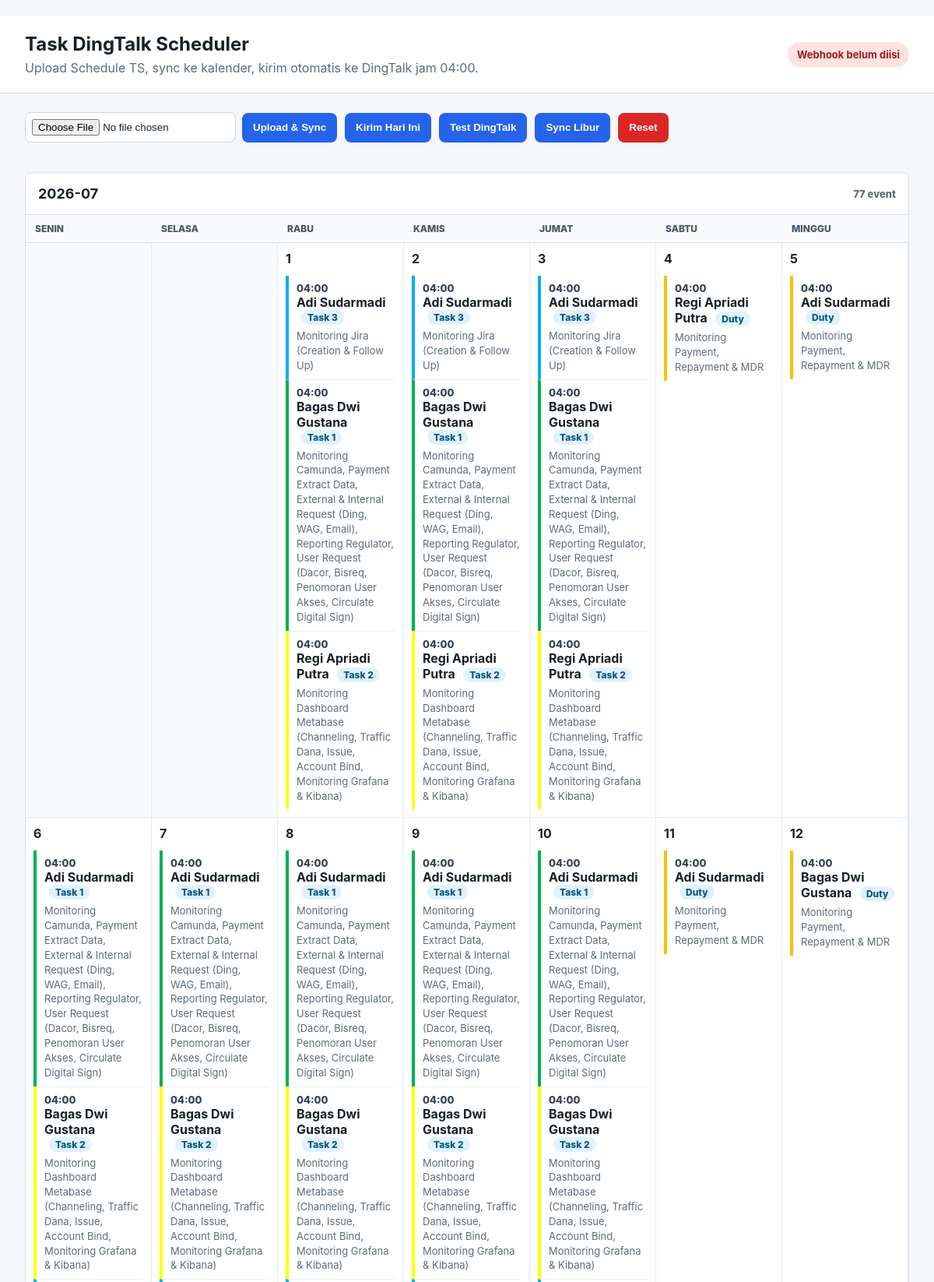
The page / (upper part) on the database its author committed.
### tables this page shows
CREATE TABLE schedule_events (
                id INTEGER PRIMARY KEY AUTOINCREMENT,
                person TEXT NOT NULL,
                date TEXT NOT NULL,
                start_time TEXT,
                starts_at TEXT NOT NULL,
                task_code TEXT NOT NULL,
                description TEXT NOT NULL,
                raw_value TEXT NOT NULL,
                sent_at TEXT
            , color TEXT);

### app.py (the view)
@app.route("/", methods=["GET"])
def dashboard():
    events = get_all_events(app.config["DATABASE_PATH"])
    holidays = load_holidays(app.config["HOLIDAY_FILE"])
    meta_month = get_calendar_month(app.config["DATABASE_PATH"])
    if meta_month:
        month, year = meta_month
    elif events:
        year, month = [int(part) for part in events[0]["date"].split("-")[:2]]
    else:
        now = local_now()
        month, year = now.month, now.year
    return render_template(
        "dashboard.html",
        events=events,
        calendar_weeks=build_month_calendar(month, year, events),
        calendar_title=f"{year}-{month:02d}",
        holidays=holidays,
        holiday_label=holiday_label,
        dingtalk_ready=bool(app.config["DINGTALK_WEBHOOK_URL"]),
        daily_time=app.config["DAILY_NOTIFY_TIME"],
    )

### holidays_id.py (called while the page is built)
def load_holidays(path: str) -> dict[str, list[dict]]:
    holiday_path = Path(path)
    if not holiday_path.exists():
        return {}
    data = json.loads(holiday_path.read_text(encoding="utf-8"))
    grouped: dict[str, list[dict]] = defaultdict(list)
    for item in data:
        grouped[item["date"]].append(item)
    return dict(grouped)

### models.py (called while the page is built)
def connect(database_path: str) -> sqlite3.Connection:
    conn = sqlite3.connect(database_path)
    conn.row_factory = sqlite3.Row
    return conn

def _ensure_column(
    conn: sqlite3.Connection,
    table: str,
    column: str,
    definition: str,
) -> None:
    columns = [
        row["name"]
        for row in conn.execute(f"PRAGMA table_info({table})").fetchall()
    ]
    if column not in columns:
        conn.execute(f"ALTER TABLE {table} ADD COLUMN {column} {definition}")

def get_all_events(database_path: str) -> list[sqlite3.Row]:
    init_db(database_path)
    with connect(database_path) as conn:
        return conn.execute(
            "SELECT * FROM schedule_events ORDER BY date, start_time, person, task_code"
        ).fetchall()

def get_calendar_month(database_path: str) -> tuple[int, int] | None:
    init_db(database_path)
    with connect(database_path) as conn:
        rows = conn.execute("SELECT key, value FROM schedule_meta").fetchall()
    meta = {row["key"]: row["value"] for row in rows}
    if "month" not in meta or "year" not in meta:
        return None
    return int(meta["month"]), int(meta["year"])

def build_month_calendar(
    month: int,
    year: int,
    events: Iterable[sqlite3.Row],
) -> list[list[dict | None]]:
    grouped: dict[str, list[sqlite3.Row]] = {}
    for event in events:
        grouped.setdefault(event["date"], []).append(event)
    weeks = []
    for week in calendar.Calendar(firstweekday=0).monthdatescalendar(year, month):
        weeks.append(
            [
                None
                if day.month != month
                else {
                    "date": day.isoformat(),
                    "day": day.day,
                    "events": grouped.get(day.isoformat(), []),
                }
                for day in week
            ]
        )
    return weeks

### templates/dashboard.html (shortened to what this page needs)
﻿<!doctype html>
<html lang="id">
<head>
  <link rel="stylesheet" href="{{ url_for('static', filename='styles.css') }}">
</head>
<body>
  <header class="topbar">
    <div>
      <h1>Task DingTalk Scheduler</h1>
      <p>Upload Schedule TS, sync ke kalender, kirim otomatis ke DingTalk jam {{ daily_time }}.</p>
    </div>
    <div class="status {{ 'ready' if dingtalk_ready else 'missing' }}">
      {{ 'DingTalk ready' if dingtalk_ready else 'Webhook belum diisi' }}
    </div>
  </header>
  <main>
    <section class="toolbar">
      <form action="{{ url_for('upload_schedule') }}" method="post" enctype="multipart/form-data">
        <input type="file" name="schedule_file" accept=".csv,.xlsx,.xlsm" required>
        <button type="submit">Upload & Sync</button>
      </form>
      <form action="{{ url_for('send_today') }}" method="post">
        <button type="submit">Kirim Hari Ini</button>
      </form>
      <form action="{{ url_for('send_test') }}" method="post">
        <button type="submit">Test DingTalk</button>
      </form>
      <form action="{{ url_for('sync_holidays_now') }}" method="post">
        <button type="submit">Sync Libur</button>
      </form>
      <form action="{{ url_for('reset_schedule') }}" method="post">
        <button class="danger" type="submit">Reset</button>
      </form>
    </section>
    <section class="calendar-shell">
      <div class="calendar-title">
        <h2>{{ calendar_title }}</h2>
        <span>{{ events|length }} event</span>
      </div>
      <div class="calendar-grid header">
        <div>Senin</div>
        <div>Selasa</div>
        <div>Rabu</div>
        <div>Kamis</div>
        <div>Jumat</div>
        <div>Sabtu</div>
        <div>Minggu</div>
      </div>
      <div class="calendar-grid">
        {% for week in calendar_weeks %}
          {% for day in week %}
            {% if day %}
              <article class="day">
                <h3>{{ day.day }}</h3>
                {% for event in day.events %}
                  <div class="event {{ 'off' if event['task_code']|lower == 'off' else '' }}" {% if event['color'] %}style="border-left-color: #{{ event['color'] }}"{% endif %}>
                    <div class="event-time">{{ event['start_time'] or daily_time }}</div>
                    <div>
                      <strong>{{ event['person'] }}</strong>
                      <span>{{ event['task_code'] }}</span>
                      <p>{{ event['description'] }}</p>
                    </div>
                  </div>
                {% endfor %}
              </article>
            {% else %}
              <div class="day muted"></div>
            {% endif %}
          {% endfor %}
        {% endfor %}
      </div>
    </section>
  </main>
</body>
</html>

### static/styles.css (style rules this page uses)
:root { color-scheme: light; font-family: Inter, ui-sans-serif, system-ui, -apple-system, BlinkMacSystemFont, "Segoe UI", sans-serif; background: #f5f7fa; color: #17202a; }
* { box-sizing: border-box; }
body { margin: 0; }
.topbar { align-items: center; background: #ffffff; border-bottom: 1px solid #d9e1ea; display: flex; gap: 24px; justify-content: space-between; padding: 22px 32px; }
h1, h2, p { margin: 0; }
h1 { font-size: 24px; font-weight: 700; }
.topbar p { color: #5d6b7a; margin-top: 6px; }
.status { border-radius: 999px; font-size: 13px; font-weight: 700; padding: 8px 12px; white-space: nowrap; }
.status.missing { background: #fee2e2; color: #991b1b; }
main { padding: 24px 32px 40px; }
.toolbar { align-items: center; display: flex; flex-wrap: wrap; gap: 10px; margin-bottom: 22px; }
form { align-items: center; display: flex; gap: 8px; }
input[type="file"] { background: #ffffff; border: 1px solid #cbd5e1; border-radius: 8px; padding: 8px; }
button { background: #2563eb; border: 0; border-radius: 8px; color: #ffffff; cursor: pointer; font-weight: 700; min-height: 38px; padding: 9px 14px; }
button.danger { background: #dc2626; }
.calendar-shell { background: #ffffff; border: 1px solid #d9e1ea; border-radius: 8px; overflow: hidden; }
.calendar-title { align-items: center; border-bottom: 1px solid #d9e1ea; display: flex; justify-content: space-between; padding: 16px; }
.calendar-title h2 { font-size: 18px; }
.calendar-title span { color: #5d6b7a; font-size: 13px; font-weight: 800; }
.calendar-grid { display: grid; grid-template-columns: repeat(7, minmax(130px, 1fr)); }
.calendar-grid.header { background: #f8fafc; border-bottom: 1px solid #d9e1ea; color: #475569; font-size: 12px; font-weight: 800; text-transform: uppercase; }
.calendar-grid.header div { padding: 10px 12px; }
.day { border-bottom: 1px solid #e5eaf0; border-right: 1px solid #e5eaf0; min-height: 150px; padding: 10px; }
.day.muted { background: #f8fafc; }
.day h3 { font-size: 16px; margin: 0; margin-bottom: 12px; }
.event { border-left: 4px solid #2563eb; display: block; gap: 10px; padding: 8px 0 8px 10px; }
.event + .event { border-top: 1px solid #eef2f7; }
.event-time { color: #334155; font-size: 13px; font-weight: 800; }
.event span { background: #e0f2fe; border-radius: 999px; color: #075985; display: inline-block; font-size: 12px; font-weight: 800; margin-left: 6px; padding: 2px 8px; }
.event p, .empty p { color: #5d6b7a; font-size: 13px; line-height: 1.45; margin-top: 5px; }

### rows shown on the page
schedule_events: event "04:00", person "Adi Sudarmadi", task_code "Task 3", description "Monitoring Jira (Creation & Follow Up)"
schedule_events: event "04:00", person "Bagas Dwi Gustana", task_code "Task 1", description "Monitoring Camunda, Payment Extract Data, External & Internal Request (Ding, WAG, Email), Reporting Regulator, User Request (Dacor, Bisreq, Penomoran User Akses, Circulate Digital Sign)"
schedule_events: event "04:00", person "Regi Apriadi Putra", task_code "Task 2", description "Monitoring Dashboard Metabase (Channeling, Traffic Dana, Issue, Account Bind, Monitoring Grafana & Kibana)"
schedule_events: event "04:00", person "Adi Sudarmadi", task_code "Task 3", description "Monitoring Jira (Creation & Follow Up)"
schedule_events: event "04:00", person "Bagas Dwi Gustana", task_code "Task 1", description "Monitoring Camunda, Payment Extract Data, External & Internal Request (Ding, WAG, Email), Reporting Regulator, User Request (Dacor, Bisreq, Penomoran User Akses, Circulate Digital Sign)"
schedule_events: event "04:00", person "Regi Apriadi Putra", task_code "Task 2", description "Monitoring Dashboard Metabase (Channeling, Traffic Dana, Issue, Account Bind, Monitoring Grafana & Kibana)"
schedule_events: event "04:00", person "Adi Sudarmadi", task_code "Task 3", description "Monitoring Jira (Creation & Follow Up)"
schedule_events: event "04:00", person "Bagas Dwi Gustana", task_code "Task 1", description "Monitoring Camunda, Payment Extract Data, External & Internal Request (Ding, WAG, Email), Reporting Regulator, User Request (Dacor, Bisreq, Penomoran User Akses, Circulate Digital Sign)"
schedule_events: event "04:00", person "Regi Apriadi Putra", task_code "Task 2", description "Monitoring Dashboard Metabase (Channeling, Traffic Dana, Issue, Account Bind, Monitoring Grafana & Kibana)"
schedule_events: event "04:00", person "Regi Apriadi Putra", task_code "Duty", description "Monitoring Payment, Repayment & MDR"
schedule_events: event "04:00", person "Adi Sudarmadi", task_code "Duty", description "Monitoring Payment, Repayment & MDR"
schedule_events: event "04:00", person "Adi Sudarmadi", task_code "Task 1", description "Monitoring Camunda, Payment Extract Data, External & Internal Request (Ding, WAG, Email), Reporting Regulator, User Request (Dacor, Bisreq, Penomoran User Akses, Circulate Digital Sign)"
schedule_events: event "04:00", person "Bagas Dwi Gustana", task_code "Task 2", description "Monitoring Dashboard Metabase (Channeling, Traffic Dana, Issue, Account Bind, Monitoring Grafana & Kibana)"
schedule_events: event "04:00", person "Adi Sudarmadi", task_code "Task 1", description "Monitoring Camunda, Payment Extract Data, External & Internal Request (Ding, WAG, Email), Reporting Regulator, User Request (Dacor, Bisreq, Penomoran User Akses, Circulate Digital Sign)"
schedule_events: event "04:00", person "Bagas Dwi Gustana", task_code "Task 2", description "Monitoring Dashboard Metabase (Channeling, Traffic Dana, Issue, Account Bind, Monitoring Grafana & Kibana)"
schedule_events: event "04:00", person "Adi Sudarmadi", task_code "Task 1", description "Monitoring Camunda, Payment Extract Data, External & Internal Request (Ding, WAG, Email), Reporting Regulator, User Request (Dacor, Bisreq, Penomoran User Akses, Circulate Digital Sign)"
schedule_events: event "04:00", person "Bagas Dwi Gustana", task_code "Task 2", description "Monitoring Dashboard Metabase (Channeling, Traffic Dana, Issue, Account Bind, Monitoring Grafana & Kibana)"
schedule_events: event "04:00", person "Adi Sudarmadi", task_code "Task 1", description "Monitoring Camunda, Payment Extract Data, External & Internal Request (Ding, WAG, Email), Reporting Regulator, User Request (Dacor, Bisreq, Penomoran User Akses, Circulate Digital Sign)"
schedule_events: event "04:00", person "Bagas Dwi Gustana", task_code "Task 2", description "Monitoring Dashboard Metabase (Channeling, Traffic Dana, Issue, Account Bind, Monitoring Grafana & Kibana)"
schedule_events: event "04:00", person "Adi Sudarmadi", task_code "Task 1", description "Monitoring Camunda, Payment Extract Data, External & Internal Request (Ding, WAG, Email), Reporting Regulator, User Request (Dacor, Bisreq, Penomoran User Akses, Circulate Digital Sign)"
schedule_events: event "04:00", person "Bagas Dwi Gustana", task_code "Task 2", description "Monitoring Dashboard Metabase (Channeling, Traffic Dana, Issue, Account Bind, Monitoring Grafana & Kibana)"
schedule_events: event "04:00", person "Adi Sudarmadi", task_code "Duty", description "Monitoring Payment, Repayment & MDR"
schedule_events: event "04:00", person "Bagas Dwi Gustana", task_code "Duty", description "Monitoring Payment, Repayment & MDR"

### other values the page prints
{{ daily_time }} "04:00"
{{ 'DingTalk ready' if dingtalk_ready else 'Webhook belum diisi' }} "Webhook belum diisi"
{{ calendar_title }} "2026-07"
{{ events|length }} "77"
{{ day.day }} "1" "2" "3" "4" "5" "6" "7" "8" "9" "10" "11" "12"
